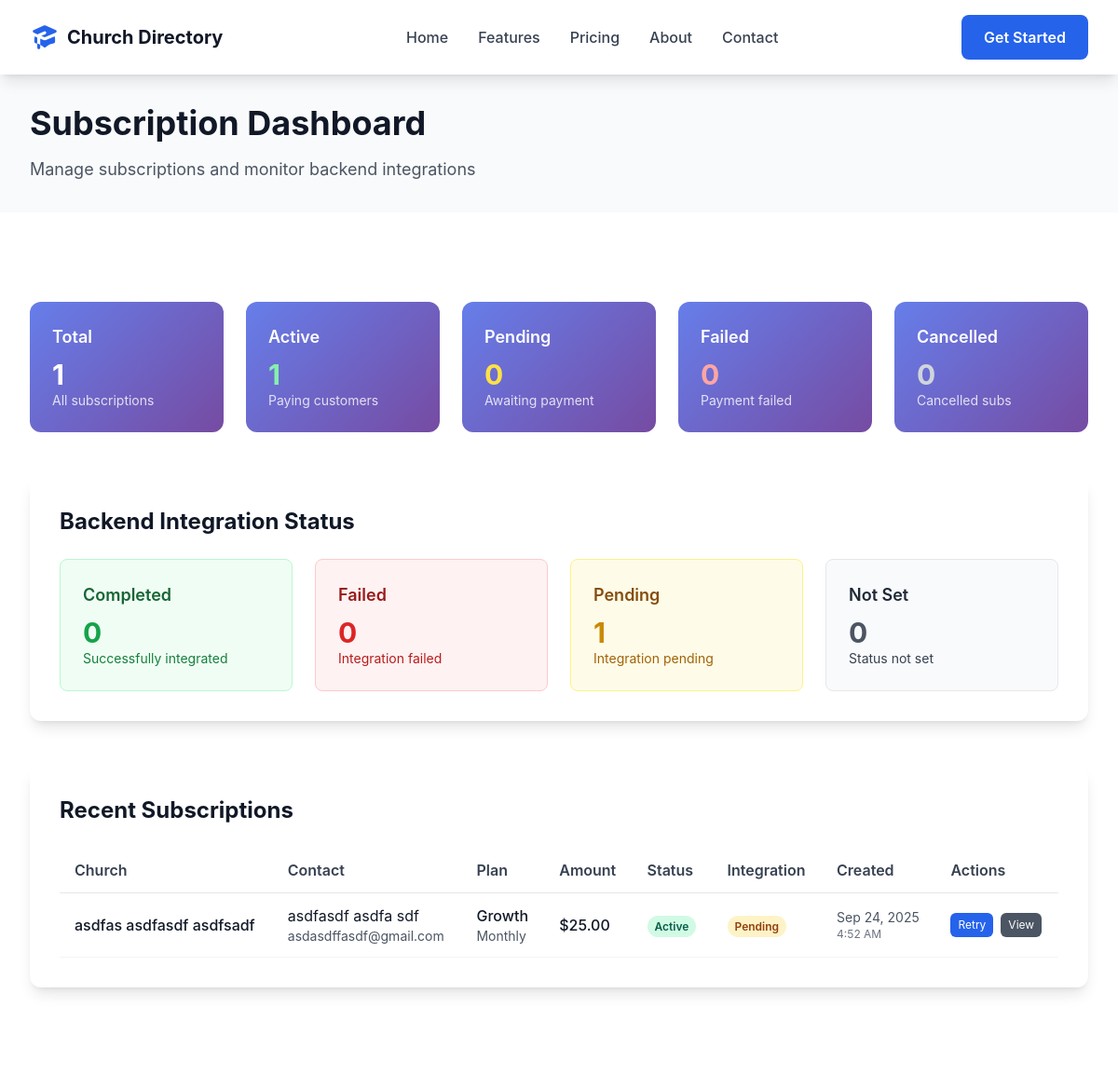
Before: /directory/subscription-dashboard/ (signed in, upper part) with the older database file.
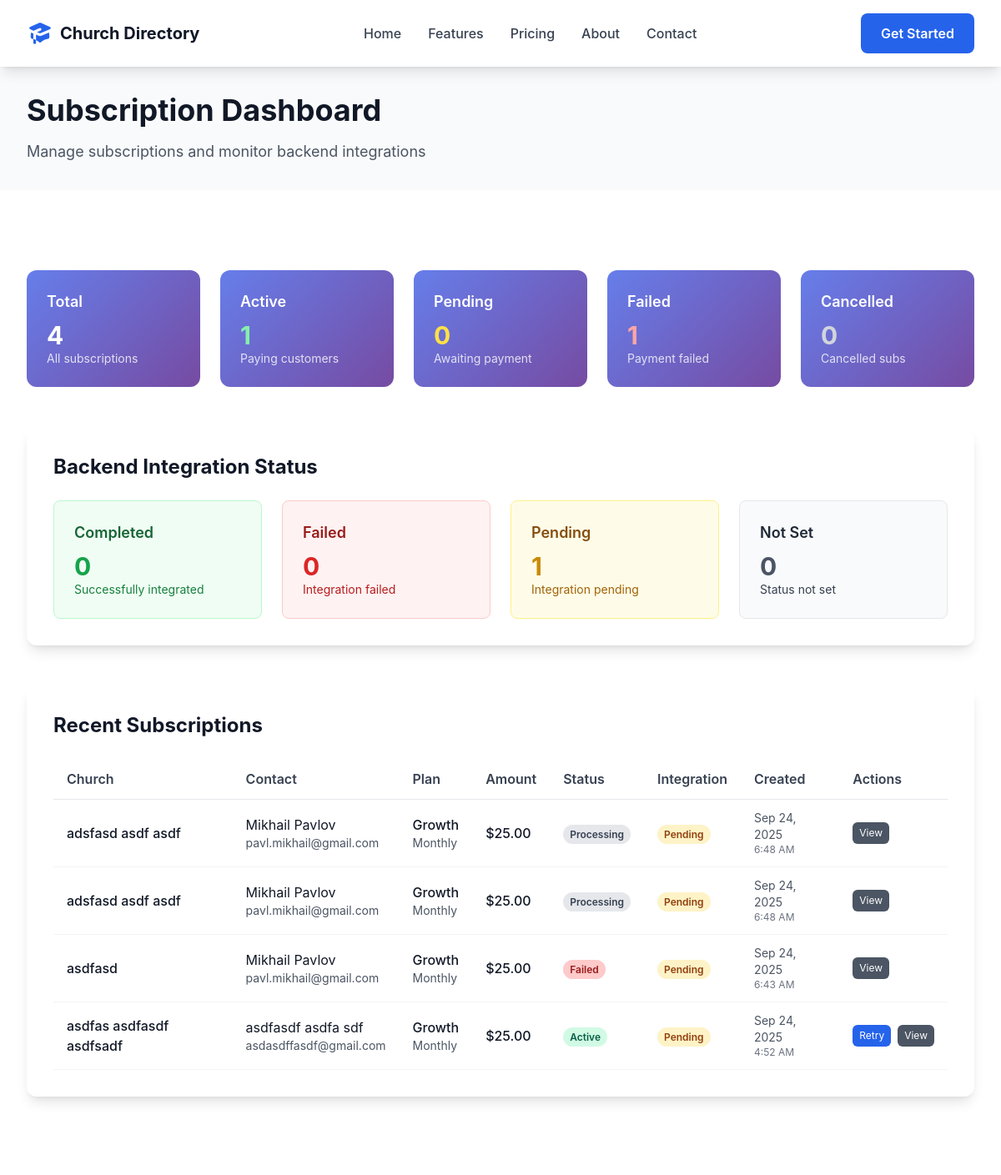
After: the same page with the newer database file.
### church_directory/models.py (models this page shows, shortened)
class Subscription(models.Model):
    BILLING_PERIODS = [
        ('monthly', 'Monthly'),
        ('annual', 'Annual'),
    ]
    STATUS_CHOICES = [
        ('pending', 'Pending'),
        ('processing', 'Processing'),
        ('active', 'Active'),
        ('cancelled', 'Cancelled'),
        ('expired', 'Expired'),
        ('suspended', 'Suspended'),
        ('failed', 'Payment Failed'),
    ]
    id = models.UUIDField(primary_key=True, default=uuid.uuid4, editable=False)
    email = models.EmailField()
    church_name = models.CharField(max_length=200)
    contact_name = models.CharField(max_length=100)
    phone = models.CharField(max_length=20, blank=True)
    pricing_tier = models.ForeignKey(PricingTier, on_delete=models.PROTECT)
    billing_period = models.CharField(max_length=20, choices=BILLING_PERIODS, default='monthly')
    base_amount = models.DecimalField(max_digits=10, decimal_places=2)
    discount_amount = models.DecimalField(max_digits=10, decimal_places=2, default=0)
    final_amount = models.DecimalField(max_digits=10, decimal_places=2)
    coupon_used = models.ForeignKey(
        Coupon,
        on_delete=models.SET_NULL,
        null=True,
        blank=True
    )
    status = models.CharField(max_length=20, choices=STATUS_CHOICES, default='pending')
    start_date = models.DateTimeField(null=True, blank=True)
    end_date = models.DateTimeField(null=True, blank=True)
    trial_end_date = models.DateTimeField(null=True, blank=True)
    next_billing_date = models.DateTimeField(null=True, blank=True)
    stripe_customer_id = models.CharField(max_length=100, blank=True)
    stripe_subscription_id = models.CharField(max_length=100, blank=True)
    stripe_payment_intent_id = models.CharField(max_length=100, blank=True)
    stripe_payment_method_id = models.CharField(max_length=100, blank=True)
    stripe_invoice_id = models.CharField(max_length=100, blank=True)
    backend_organization_id = models.CharField(max_length=100, blank=True, help_text="Organization ID in the main church directory backend")
    backend_tenant_slug = models.CharField(max_length=63, blank=True, help_text="Tenant slug for the organization in the main backend")
    backend_integration_status = models.CharField(max_length=20, default='pending', choices=[
        ('pending', 'Pending'),
        ('processing', 'Processing'),
        ('completed', 'Completed'),
        ('failed', 'Failed'),
    ])
    backend_integration_error = models.TextField(blank=True, help_text="Error message if integration failed")
    notes = models.TextField(blank=True)
    created_at = models.DateTimeField(auto_now_add=True)
    updated_at = models.DateTimeField(auto_now=True)
    class Meta:
        ordering = ['-created_at']
        verbose_name = "Subscription"
        verbose_name_plural = "Subscriptions"

class PricingTier(models.Model):
    name = models.CharField(max_length=100, help_text="e.g., 'Starter', 'Growth', 'Premium'")
    description = models.TextField(help_text="Brief description of the tier")
    max_users = models.PositiveIntegerField(
        help_text="Maximum number of users allowed (0 for unlimited)"
    )
    monthly_price = models.DecimalField(
        max_digits=10,
        decimal_places=2,
        help_text="Monthly subscription price in USD"
    )
    annual_price = models.DecimalField(
        max_digits=10,
        decimal_places=2,
        null=True,
        blank=True,
        help_text="Annual subscription price in USD (optional)"
    )
    features = models.JSONField(
        default=list,
        help_text="List of features included in this tier"
    )
    is_popular = models.BooleanField(
        default=False,
        help_text="Mark as popular choice (for highlighting in pricing table)"
    )
    is_active = models.BooleanField(default=True)
    sort_order = models.PositiveIntegerField(default=0)
    created_at = models.DateTimeField(auto_now_add=True)
    updated_at = models.DateTimeField(auto_now=True)
    class Meta:
        ordering = ['sort_order', 'monthly_price']
        verbose_name = "Pricing Tier"
        verbose_name_plural = "Pricing Tiers"

### church_directory/views.py (the view)
# urls.py: path('subscription-dashboard/', views.subscription_dashboard, name='subscription_dashboard'),
def subscription_dashboard(request):
    if not request.user.is_staff:
        return redirect('church_directory:home')
    from django.db.models import Count, Q
    from datetime import datetime, timedelta
    total_subscriptions = Subscription.objects.count()
    active_subscriptions = Subscription.objects.filter(status='active').count()
    pending_subscriptions = Subscription.objects.filter(status='pending').count()
    failed_subscriptions = Subscription.objects.filter(status='failed').count()
    cancelled_subscriptions = Subscription.objects.filter(status='cancelled').count()
    recent_subscriptions = Subscription.objects.all().order_by('-created_at')[:10]
    integration_stats = Subscription.objects.filter(status='active').aggregate(
        completed=Count('id', filter=Q(backend_integration_status='completed')),
        failed=Count('id', filter=Q(backend_integration_status='failed')),
        pending=Count('id', filter=Q(backend_integration_status='pending')),
        not_set=Count('id', filter=Q(backend_integration_status__in=['', None]))
    )
    context = {
        'page_title': 'Subscription Dashboard',
        'stats': {
            'total': total_subscriptions,
            'active': active_subscriptions,
            'pending': pending_subscriptions,
            'failed': failed_subscriptions,
            'cancelled': cancelled_subscriptions,
        },
        'integration_stats': integration_stats,
        'recent_subscriptions': recent_subscriptions,
    }
    return render(request, 'church_directory/subscription_dashboard.html', context)

### website/context_processors.py (called while the page is built)
def site_config(request):
    try:
        config = SiteConfig.objects.first()
    except SiteConfig.DoesNotExist:
        config = None
    try:
        development_banner = DevelopmentBanner.objects.first()
    except DevelopmentBanner.DoesNotExist:
        development_banner = None
    navigation_items = NavigationItem.objects.filter(is_active=True).order_by('order')
    return {
        'site_config': config,
        'navigation_items': navigation_items,
        'development_banner': development_banner,
    }

### templates/church_directory/subscription_dashboard.html (shortened to what the changed rows need)
{% extends 'church_directory/base.html' %}
{% load static %}
{% block content %}
<section class="bg-gray-50 py-8">
    <div class="container-width">
        <h1 class="text-3xl lg:text-4xl font-bold text-gray-900 mb-4">
            Subscription Dashboard
        </h1>
    </div>
</section>
<section class="section-padding">
    <div class="container-width">
        <div class="grid grid-cols-1 md:grid-cols-2 lg:grid-cols-5 gap-6 mb-12">
            <div class="stat-card text-white p-6 rounded-xl">
                <h3 class="text-lg font-semibold mb-2">Total</h3>
                <p class="text-3xl font-bold">{{ stats.total }}</p>
                <p class="text-sm opacity-80">All subscriptions</p>
            </div>
            <div class="stat-card text-white p-6 rounded-xl">
                <h3 class="text-lg font-semibold mb-2">Failed</h3>
                <p class="text-3xl font-bold text-red-300">{{ stats.failed }}</p>
                <p class="text-sm opacity-80">Payment failed</p>
            </div>
        </div>
        <div class="bg-white rounded-xl shadow-lg p-8 mb-12">
            <h2 class="text-2xl font-bold text-gray-900 mb-6">Backend Integration Status</h2>
        </div>
        <div class="bg-white rounded-xl shadow-lg p-8">
            <h2 class="text-2xl font-bold text-gray-900 mb-6">Recent Subscriptions</h2>
            <div class="overflow-x-auto">
                <table class="w-full">
                    <thead>
                        <tr class="border-b border-gray-200">
                            <th class="text-left py-3 px-4 font-semibold text-gray-700">Church</th>
                            <th class="text-left py-3 px-4 font-semibold text-gray-700">Contact</th>
                            <th class="text-left py-3 px-4 font-semibold text-gray-700">Plan</th>
                            <th class="text-left py-3 px-4 font-semibold text-gray-700">Amount</th>
                            <th class="text-left py-3 px-4 font-semibold text-gray-700">Status</th>
                            <th class="text-left py-3 px-4 font-semibold text-gray-700">Integration</th>
                            <th class="text-left py-3 px-4 font-semibold text-gray-700">Created</th>
                            <th class="text-left py-3 px-4 font-semibold text-gray-700">Actions</th>
                        </tr>
                    </thead>
                    <tbody>
                        {% for subscription in recent_subscriptions %}
                        <tr class="border-b border-gray-100 hover:bg-gray-50">
                            <td class="py-3 px-4">
                                <div class="font-medium text-gray-900">{{ subscription.church_name }}</div>
                            </td>
                            <td class="py-3 px-4">
                                <div class="text-gray-900">{{ subscription.contact_name }}</div>
                                <div class="text-sm text-gray-600">{{ subscription.email }}</div>
                            </td>
                            <td class="py-3 px-4">
                                <div class="font-medium">{{ subscription.pricing_tier.name }}</div>
                                <div class="text-sm text-gray-600">{{ subscription.billing_period|capfirst }}</div>
                            </td>
                            <td class="py-3 px-4">
                                <span class="font-medium">${{ subscription.final_amount }}</span>
                            </td>
                            <td class="py-3 px-4">
                                {% if subscription.status == 'active' %}
                                <span class="status-badge status-active">Active</span>
                                {% elif subscription.status == 'pending' %}
                                <span class="status-badge status-pending">Pending</span>
                                {% elif subscription.status == 'failed' %}
                                <span class="status-badge status-failed">Failed</span>
                                {% elif subscription.status == 'cancelled' %}
                                <span class="status-badge status-cancelled">Cancelled</span>
                                {% else %}
                                <span class="status-badge status-cancelled">{{ subscription.status|capfirst }}</span>
                                {% endif %}
                            </td>
                            <td class="py-3 px-4">
                                {% if subscription.backend_integration_status == 'completed' %}
                                <span class="status-badge integration-completed">Completed</span>
                                {% elif subscription.backend_integration_status == 'failed' %}
                                <span class="status-badge integration-failed">Failed</span>
                                {% elif subscription.backend_integration_status == 'pending' %}
                                <span class="status-badge integration-pending">Pending</span>
                                {% else %}
                                <span class="status-badge integration-not-set">Not Set</span>
                                {% endif %}
                            </td>
                            <td class="py-3 px-4">
                                <div class="text-sm text-gray-600">{{ subscription.created_at|date:"M j, Y" }}</div>
                                <div class="text-xs text-gray-500">{{ subscription.created_at|time:"g:i A" }}</div>
                            </td>
                            <td class="py-3 px-4">
                                <div class="flex space-x-2">
                                    {% if subscription.status == 'active' and subscription.backend_integration_status != 'completed' %}
                                    <button onclick="retryIntegration('{{ subscription.id }}')"
                                            class="action-button bg-blue-600 text-white hover:bg-blue-700">
                                        Retry
                                    </button>
                                    {% endif %}
                                    <button onclick="viewDetails('{{ subscription.id }}')"
                                            class="action-button bg-gray-600 text-white hover:bg-gray-700">
                                        View
                                    </button>
                                </div>
                            </td>
                        </tr>
                        {% empty %}
                        <tr>
                            <td colspan="8" class="py-8 px-4 text-center text-gray-500">
                                No subscriptions found
                            </td>
                        </tr>
                        {% endfor %}
                    </tbody>
                </table>
            </div>
        </div>
    </div>
</section>
{% endblock %}

Changed rows visible on the page:
added Subscription: church_name "adsfasd asdf asdf", contact_name "Mikhail Pavlov", email "pavl.mikhail@gmail.com", pricing_tier.name "Growth", billing_period "Monthly", final_amount "25.00", status "Processing", backend_integration_status "Pending", created_at "Sep 24, 2025", created_at "6:48 AM"
added Subscription: church_name "adsfasd asdf asdf", contact_name "Mikhail Pavlov", email "pavl.mikhail@gmail.com", pricing_tier.name "Growth", billing_period "Monthly", final_amount "25.00", status "Processing", backend_integration_status "Pending", created_at "Sep 24, 2025", created_at "6:48 AM"
added Subscription: church_name "asdfasd", contact_name "Mikhail Pavlov", email "pavl.mikhail@gmail.com", pricing_tier.name "Growth", billing_period "Monthly", final_amount "25.00", status "Failed", backend_integration_status "Pending", created_at "Sep 24, 2025", created_at "6:43 AM"
Other visible differences:
{{ stats.total }}: "1" → "4"
{{ stats.failed }}: "0" → "1"
